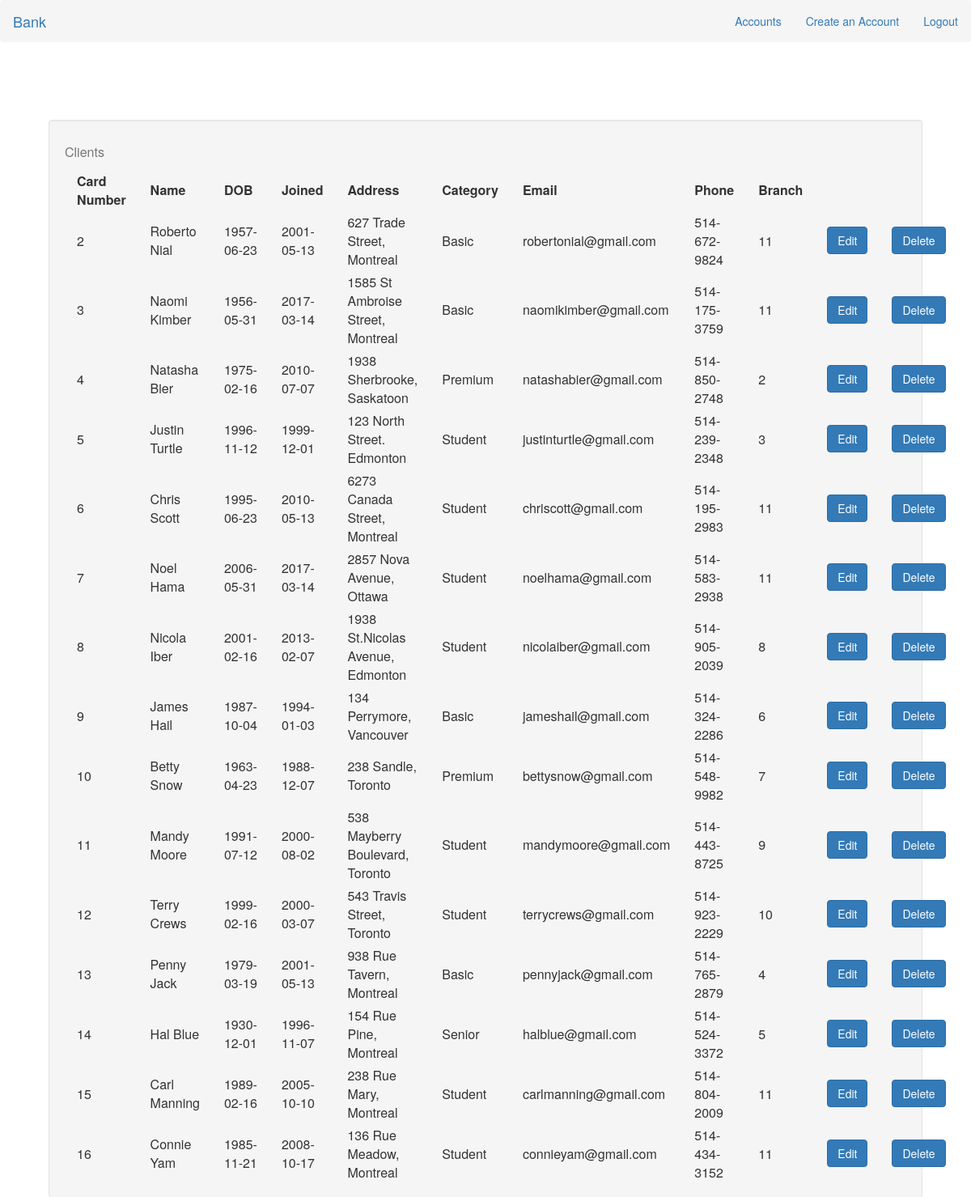
Screenshot of /manage_clients.php with the database file from the repository.
### tables this page shows
CREATE TABLE IF NOT EXISTS `client` (
  `client_id` int(11) NOT NULL AUTO_INCREMENT,
  `name` varchar(255) DEFAULT NULL,
  `date_of_birth` date DEFAULT NULL,
  `joining_date` date DEFAULT NULL,
  `address` varchar(255) DEFAULT NULL,
  `category` varchar(255) DEFAULT NULL,
  `email_address` varchar(255) DEFAULT NULL,
  `password` varchar(255) DEFAULT NULL,
  `phone_number` varchar(12) DEFAULT NULL,
  `branch_id` int(11) DEFAULT NULL,
  `is_notified` bit(1) DEFAULT NULL,
  PRIMARY KEY (`client_id`),
  KEY `branch_id` (`branch_id`)
);

### manage_clients.php (called while the page is built, shortened)
<?php
require_once("classes/ManageClients.php");
$manageClients = new ManageClients();
include("views/menu.php");
include("views/manage_clients.php");

### classes/ManageClients.php (called while the page is built, shortened)
<?php
class ManageClients
{
    public function fetchAllClients()
    {
        $this->db_connection = new mysqli(DB_HOST, DB_USER, DB_PASS, DB_NAME);
        if (!$this->db_connection->connect_errno) {
            $sql = "SELECT client_id, name, date_of_birth, joining_date, address, category, email_address, phone_number, branch_id FROM client;";
            $query_clients = $this->db_connection->query($sql);
            $clients = array();
            if ($query_clients->num_rows == 0) {
                $this->errors[] = "No clients exist.";
            } else {
                while($row = mysqli_fetch_object($query_clients)) {
                    array_push($clients, $row);
                }
            }
            return $clients;
        }
    }
}

### views/manage_clients.php (the view, shortened to what this page needs)
<?php
if (isset($manageClients)) {
    $clients = $manageClients->fetchAllClients();
}
?>
<head>
    <link rel="stylesheet" href="https://maxcdn.bootstrapcdn.com/bootstrap/3.3.7/css/bootstrap.min.css">
</head>
<html>
<div class="col-md-12 well" style="position:absolute; top:10%; left:5%; width:90%;">
    <table width="100%">
        <caption>Clients</caption>
        <tr>
            <th>Card Number</th>
            <th>Name</th>
            <th>DOB</th>
            <th>Joined</th>
            <th>Address</th>
            <th>Category</th>
            <th>Email</th>
            <th>Phone</th>
            <th>Branch</th>
            <td></td>
        </tr>
        <?php foreach($clients as $c) { ?>
            <tr>
                <td><?php echo $c->client_id ?></td>
                <td><?php echo $c->name ?></td>
                <td><?php echo $c->date_of_birth ?></td>
                <td><?php echo $c->joining_date ?></td>
                <td><?php echo $c->address ?></td>
                <td><?php echo $c->category ?></td>
                <td><?php echo $c->email_address ?></td>
                <td><?php echo $c->phone_number ?></td>
                <td><?php echo $c->branch_id ?></td>
                <td><button type="button" class="btn btn-primary" data-toggle="modal" data-target="#edit<?php echo $c->client_id;?>">Edit</button></td>
                <td><button type="button" class="btn btn-primary" data-toggle="modal" data-target="#delete<?php echo $c->client_id;?>">Delete</button></td>
            </tr>
        <?php }?>
    </table>
</div>
</html>

### views/menu.php (shortened to what this page needs)
<?php
if(isset($_SESSION['admin_id'])) {
    $admin = $_SESSION['admin_id'];
    if ($admin) {
        $isAdmin = true;
    }
}
else {
        $isAdmin = false;
    }
?>
<html>
<head>
    <link rel="stylesheet" href="https://maxcdn.bootstrapcdn.com/bootstrap/3.3.7/css/bootstrap.min.css">
</head>
<body>
<?php
if($isAdmin){
    ?>
    <nav class="navbar navbar-expand-lg navbar-light bg-light">
        <a class="navbar-brand" href="../index.php">Bank</a>
        <div class="navigationLinks">
            <a class="nav-item nav-link active" href="../index.php">Home</a>
            <a class="nav-item nav-link" href="manage_clients.php">Manage Clients</a>
            <a class="nav-item nav-link" href="manage_employees.php">Manage Employees</a>
            <a class="nav-item nav-link" href="../index.php?logout">Logout</a>
        </div>
    </nav>
    <?php
}else{
    ?>
    <nav class="navbar navbar-expand-lg navbar-light bg-light">
        <a class="navbar-brand" href="../index.php">Bank</a>
        <div class="navigationLinks">
            <a class="nav-item nav-link active" href="../index.php">Accounts</a>
            <a class="nav-item nav-link" href="create_account.php">Create an Account</a>
            <a class="nav-item nav-link" href="../index.php?logout">Logout</a>
        </div>
    </nav>
    <?php
}
?>
</body>
</html>

### views/menu.php (style rules this page uses)
.navigationLinks { float: right; }
.navbar { background-color: #f5f5f5; }
.nav-link { float: left; height: 50px; padding: 15px 15px; font-size: 14px; line-height: 20px; text-decoration: none; }

### views/manage_clients.php (style rules this page uses)
td, th { padding:5px 15px 0 15px; }

### rows the page displays
client: client_id "2", name "Roberto Nial", date_of_birth "1957-06-23", joining_date "2001-05-13", address "627 Trade Street, Montreal", category "Basic", email_address "robertonial@gmail.com", phone_number "514-672-9824", branch "11"
client: client_id "3", name "Naomi Kimber", date_of_birth "1956-05-31", joining_date "2017-03-14", address "1585 St Ambroise Street, Montreal", category "Basic", email_address "naomikimber@gmail.com", phone_number "514-175-3759", branch "11"
client: client_id "4", name "Natasha Bier", date_of_birth "1975-02-16", joining_date "2010-07-07", address "1938 Sherbrooke, Saskatoon", category "Premium", email_address "natashabier@gmail.com", phone_number "514-850-2748", branch "2"
client: client_id "5", name "Justin Turtle", date_of_birth "1996-11-12", joining_date "1999-12-01", address "123 North Street. Edmonton", category "Student", email_address "justinturtle@gmail.com", phone_number "514-239-2348", branch "3"
client: client_id "6", name "Chris Scott", date_of_birth "1995-06-23", joining_date "2010-05-13", address "6273 Canada Street, Montreal", category "Student", email_address "chriscott@gmail.com", phone_number "514-195-2983", branch "11"
client: client_id "7", name "Noel Hama", date_of_birth "2006-05-31", joining_date "2017-03-14", address "2857 Nova Avenue, Ottawa", category "Student", email_address "noelhama@gmail.com", phone_number "514-583-2938", branch "11"
client: client_id "8", name "Nicola Iber", date_of_birth "2001-02-16", joining_date "2013-02-07", address "1938 St.Nicolas Avenue, Edmonton", category "Student", email_address "nicolaiber@gmail.com", phone_number "514-905-2039", branch "8"
client: client_id "9", name "James Hail", date_of_birth "1987-10-04", joining_date "1994-01-03", address "134 Perrymore, Vancouver", category "Basic", email_address "jameshail@gmail.com", phone_number "514-324-2286", branch "6"
client: client_id "10", name "Betty Snow", date_of_birth "1963-04-23", joining_date "1988-12-07", address "238 Sandle, Toronto", category "Premium", email_address "bettysnow@gmail.com", phone_number "514-548-9982", branch "7"
client: client_id "11", name "Mandy Moore", date_of_birth "1991-07-12", joining_date "2000-08-02", address "538 Mayberry Boulevard, Toronto", category "Student", email_address "mandymoore@gmail.com", phone_number "514-443-8725", branch "9"
client: client_id "12", name "Terry Crews", date_of_birth "1999-02-16", joining_date "2000-03-07", address "543 Travis Street, Toronto", category "Student", email_address "terrycrews@gmail.com", phone_number "514-923-2229", branch "10"
client: client_id "13", name "Penny Jack", date_of_birth "1979-03-19", joining_date "2001-05-13", address "938 Rue Tavern, Montreal", category "Basic", email_address "pennyjack@gmail.com", phone_number "514-765-2879", branch "4"
client: client_id "14", name "Hal Blue", date_of_birth "1930-12-01", joining_date "1996-11-07", address "154 Rue Pine, Montreal", category "Senior", email_address "halblue@gmail.com", phone_number "514-524-3372", branch "5"
client: client_id "15", name "Carl Manning", date_of_birth "1989-02-16", joining_date "2005-10-10", address "238 Rue Mary, Montreal", category "Student", email_address "carlmanning@gmail.com", phone_number "514-804-2009", branch "11"
client: client_id "16", name "Connie Yam", date_of_birth "1985-11-21", joining_date "2008-10-17", address "136 Rue Meadow, Montreal", category "Student", email_address "connieyam@gmail.com", phone_number "514-434-3152", branch "11"
